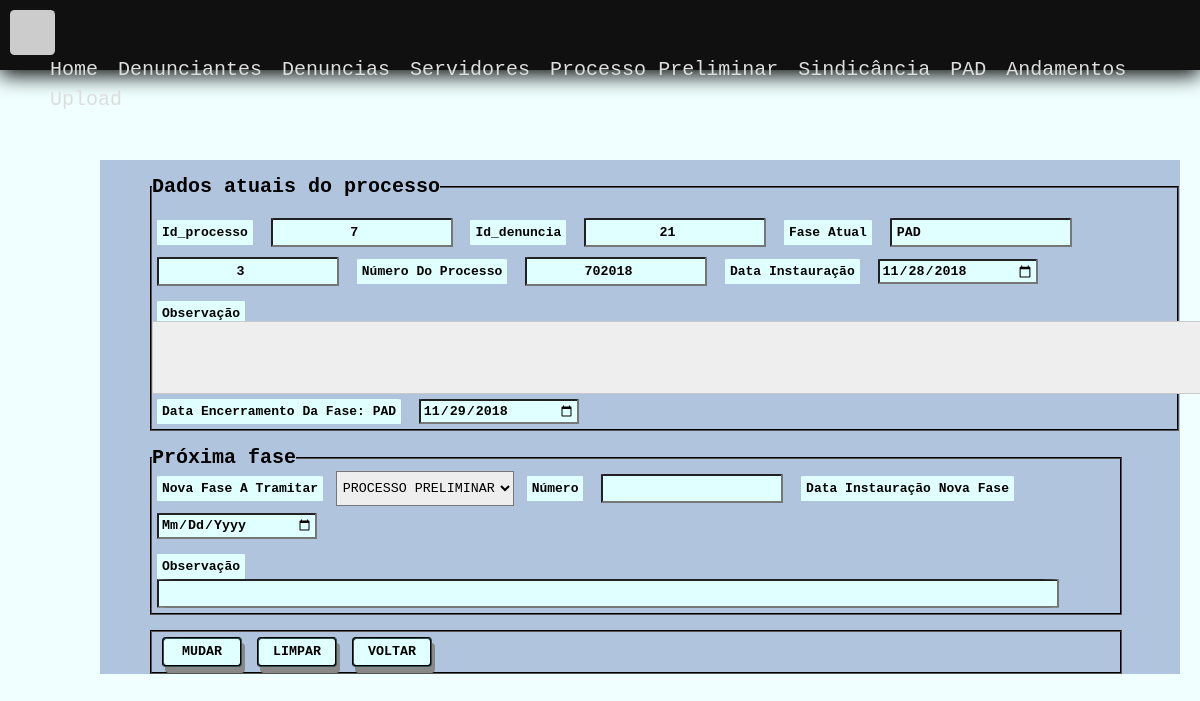
/Fase/Tramitar/7, run on the app's committed database.
### tables this page shows
CREATE TABLE `processo` (
  `id_processo` int(11) NOT NULL,
  `id_denuncia` int(11) NOT NULL,
  `id_fase` int(11) NOT NULL,
  `numero_processo` varchar(20) NOT NULL,
  `data_instauracao` date NOT NULL,
  `observacao` varchar(200) NOT NULL,
  `anexo` varchar(100) NOT NULL,
  `data_encerramento` date DEFAULT NULL,
  `user` int(11) NOT NULL
);

CREATE TABLE `fase` (
  `id_fase` int(11) NOT NULL,
  `fase` varchar(25) NOT NULL
);

### app/core/Controller.php (called while the page is built, shortened)
<?php
class Controller{
     public function load($viewName, $viewData=array(),  $viewData2 = ""){
        extract($viewData);
        include "app/views/" . $viewName .".php";
   }
}

### FaseController.php (called while the page is built, shortened)
<?php
class FaseController extends Controller{
    public function Tramitar($id_processo){
        $tramitarPRoceso = new Processo_Model();
        $dados["tramitar"] = $tramitarPRoceso->getId($id_processo);
        $fase = new Processo_Model();
        $dados["fase"] = $fase->faseLista();
        $dados["view"] = "fase/index";
        $this->load("template", $dados);
    }
}

### app/core/Core.php (called while the page is built, shortened)
<?php
class Core{
    private $controller;
    private $metodo;
    private $parametros = array();
    public function run(){
       $c = new $controllerCorrente;
       call_user_func_array(array($c, $this->getMetodo()), $this->getParametros());
    }
    public function verificaUri(){
        $url =explode("index.php", $_SERVER["PHP_SELF"]);
        $url = end($url);
        if($url!=""){
            $url = explode('/', $url);
            array_shift($url);
            $this->controller = ucfirst($url[0]) ."Controller";
            array_shift($url);
            if(isset($url[0])){
                $this->metodo = $url[0];
                array_shift($url);
            }
            if(isset($url[0])){
                $this->parametros= array_filter($url);
            }
        }else{
            $this->controller = ucfirst(CONTROLLER_PADRAO) ."Controller";
        }
    }
    public function getMetodo() {
        if(method_exists(NAMESPACE_CONTROLLER .$this->controller, $this->metodo)){
            return $this->metodo;
        }
        return METODO_PADRAO;
    }
    public function getParametros() {
        return $this->parametros;
    }
}

### index.php (called while the page is built, shortened)
<?php
require 'app/core/Core.php';
$core = new Core;
$core->run();

### app/core/Model.php (called while the page is built, shortened)
<?php
abstract class Model{
    public function __construct() {
        $this->db = new \PDO("mysql:dbname=".BANCO.";host=".SERVIDOR,USUARIO,SENHA);
    }
}

### app/models/Processo_Model.php (called while the page is built, shortened)
<?php
class Processo_Model extends Model{
    public function faseLista(){
        $sql = "SELECT * FROM fase";
        $qry = $this->db->query($sql);
        return $qry->fetchAll(\PDO::FETCH_OBJ);
    }
    public function getId($id_processo){
        $sql = "SELECT * FROM processo as p INNER JOIN fase as f ON p.id_fase = f.id_fase WHERE id_processo =:id";
        $sql = $this->db->prepare($sql);
        $sql->bindValue(":id", $id_processo);
        $sql->execute();
        return $sql->fetchAll(\PDO::FETCH_OBJ);
    }
}

### app/views/Fase/index.php (the view, shortened to what this page needs)
<form method="POST"  action="<?php echo  URL_BASE . "Fase/Salvar" ?>">
<fieldset>
        <legend>Dados atuais do processo</legend><br/>
            <?php if(isset($tramitar)){
                foreach($tramitar as $p){ ?>
                <?php
            } ?>
                    <label>Id_processo</label>
                    <input type="number" name="txt_id_processo" value="<?php echo $p->id_processo ?>">
                    <label>id_denuncia</label>
                    <input type="number" name="txt_id_denuncia" value="<?php echo $p->id_denuncia ?>">
                    <label>Fase atual</label>
                    <input type="text" name="fase" value="<?php  echo $p->fase ?>">
                    <input type="number" name="txt_id_fase" value="<?php  echo $p->id_fase ?>">
                    <label>Número do Processo</label>
                    <input type="number" name="txt_numero_processo" value="<?php  echo $p->numero_processo ?>">
                    <label>Data instauração</label>
                    <input type="date" name="txt_data_instauracao" value="<?php echo
                     $p->data_instauracao ?>"><br/><br/>
                    <label>Observação</label>
                    <textarea disabled readonly rows="2" cols="126">
                        <?php  echo $p->observacao ?>
                    </textarea>
                    <label>Data encerramento da fase: <?php  echo $p->fase ?></label>
                    <input autofocus type="date" name="txt_data_encerramento" value="<?php echo $p->data_encerramento ?>">
    </fieldset>
    <fieldset>
        <legend>Próxima fase</legend>
            <label>Nova fase a tramitar</label>
                <select name="txt_id_nova_fase">
                <?php foreach($fase as $f){?>
                <option readonly value="<?php echo $f->id_fase ?>"> <?php echo $f->fase ?> </option>
                    <?php } ?>
                </select>
            <label>Número</label>
      		<input name="txt_numero_processo_novo" type="number" required>
            <label>Data instauração nova fase</label>
                    <input required type="date" name="txt_nova_data_instauracao" ><br/><br/>
            <div>
                <label>observação</label>
	        		<input name="txt_observacao" type="text" size="110" cols="40" rows="2" value="<?php echo $p->observacao ?>" >
		    </div>
    </fieldset>
    <fieldset>
				<input type="submit" value="Mudar" class="btn">
				<input type="reset" name="Reset" id="button" value="Limpar" class="btn">
				<input name="Voltar" onclick="history.back()" type="submit" value="Voltar" class="btn">
			</fieldset>
	</form>
    <?php } ?>
    <div class="fim">
	</div>

### assets/css/styleEstudo.css (style rules this page uses)
* { margin:0; padding:0; box-sizing:border-box; justify-content:left; -webkit-box-sizing:border-box; -moz-box-sizing:border-box; -o-box-sizing:border-box; -ms-box-sizing:border-box; vertical-align:middle; font-family:monospace; }
html { height:100%; width: 100%; background:#ddd url(../img/fundo.png) fixed no-repeat center; background-size:100%; }
input,textarea, select { background:#EEEEEE; text-transform: uppercase; }
input[type=date], select { padding:2px }
select { height: 35px; }
body { width: 100%; height: 100%; background-color:azure; }
.container div { flex: 1 1 800px; }
form { background-color:lightsteelblue; width: 90%; position: absolute; top:20%; left: 100px; }
textarea { padding: 2%; }
label, input { border-radius: 2%; background-color:lightcyan; margin: 5px; padding: 5px; font-weight: bold; text-transform: capitalize; }
input[type="number"] { width: auto; text-align: center; }
input[type="text"] { text-align: left; }
input[type="date"] { width: 160px; }
fieldset { border-color:black; margin-left: 50px; margin-top: 15px; width: 90%; }
legend { color:black; font-size: 20px; font-family: 'Courier New', Courier, monospace; font-weight: bold; }
.btn { width: 80px; height: 30px; margin-left: 10px; margin-top: 5px; border-radius: 4px; border-color:darkslategray; border-style:groove; text-align: center; box-shadow: 3px 6px #888888; text-transform: uppercase; float: left; }
.fim { height: 50px; width: auto; }

### data on the page
processo: txt_id_processo "7", txt_id_denuncia "21", fase "PAD", txt_id_fase "3", txt_numero_processo "702018", txt_data_instauracao "11/28/2018", id_fase.fase "PAD", txt_data_encerramento "11/29/2018"

### other printed values
form field txt_id_nova_fase "PROCESSO PRELIMINAR"
